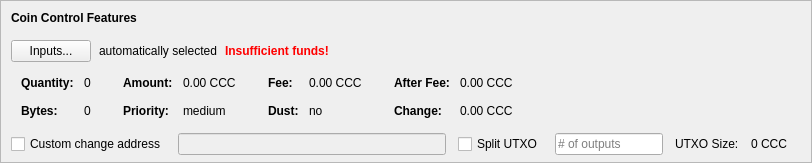
    <widget class="QFrame" name="frameCoinControl">
     <property name="sizePolicy">
      <sizepolicy hsizetype="Expanding" vsizetype="Expanding">
       <horstretch>0</horstretch>
       <verstretch>0</verstretch>
      </sizepolicy>
     </property>
     <property name="maximumSize">
      <size>
       <width>16777215</width>
       <height>16777215</height>
      </size>
     </property>
     <property name="frameShape">
      <enum>QFrame::StyledPanel</enum>
     </property>
     <property name="frameShadow">
      <enum>QFrame::Sunken</enum>
     </property>
     <layout class="QVBoxLayout" name="verticalLayoutCoinControl2">
      <property name="spacing">
       <number>0</number>
      </property>
      <property name="leftMargin">
       <number>0</number>
      </property>
      <property name="topMargin">
       <number>0</number>
      </property>
      <property name="rightMargin">
       <number>0</number>
      </property>
      <property name="bottomMargin">
       <number>6</number>
      </property>
      <item>
       <layout class="QVBoxLayout" name="verticalLayoutCoinControl" stretch="0,0,0,0,1">
        <property name="spacing">
         <number>0</number>
        </property>
        <property name="leftMargin">
         <number>10</number>
        </property>
        <property name="topMargin">
         <number>10</number>
        </property>
        <item>
         <layout class="QHBoxLayout" name="horizontalLayoutCoinControl1">
          <property name="bottomMargin">
           <number>15</number>
          </property>
          <item>
           <widget class="QLabel" name="labelCoinControlFeatures">
            <property name="sizePolicy">
             <sizepolicy hsizetype="Preferred" vsizetype="Maximum">
              <horstretch>0</horstretch>
              <verstretch>0</verstretch>
             </sizepolicy>
            </property>
            <property name="font">
             <font>
              <weight>75</weight>
              <bold>true</bold>
             </font>
            </property>
            <property name="styleSheet">
             <string notr="true">font-weight:bold;</string>
            </property>
            <property name="text">
             <string>Coin Control Features</string>
            </property>
           </widget>
          </item>
         </layout>
        </item>
        <item>
         <layout class="QHBoxLayout" name="horizontalLayoutCoinControl2" stretch="0,0,0,0">
          <property name="spacing">
           <number>8</number>
          </property>
          <property name="bottomMargin">
           <number>10</number>
          </property>
          <item>
           <widget class="QPushButton" name="pushButtonCoinControl">
            <property name="styleSheet">
             <string notr="true"/>
            </property>
            <property name="text">
             <string>Inputs...</string>
            </property>
            <property name="autoDefault">
             <bool>false</bool>
            </property>
           </widget>
          </item>
          <item>
           <widget class="QLabel" name="labelCoinControlAutomaticallySelected">
            <property name="text">
             <string>automatically selected</string>
            </property>
            <property name="margin">
             <number>5</number>
            </property>
           </widget>
          </item>
          <item>
           <widget class="QLabel" name="labelCoinControlInsuffFunds">
            <property name="font">
             <font>
              <weight>75</weight>
              <bold>true</bold>
             </font>
            </property>
            <property name="styleSheet">
             <string notr="true">color:red;font-weight:bold;</string>
            </property>
            <property name="text">
             <string>Insufficient funds!</string>
            </property>
            <property name="margin">
             <number>5</number>
            </property>
           </widget>
          </item>
          <item>
           <spacer name="horizontalSpacerCoinControl">
            <property name="orientation">
             <enum>Qt::Horizontal</enum>
            </property>
            <property name="sizeHint" stdset="0">
             <size>
              <width>40</width>
              <height>1</height>
             </size>
            </property>
           </spacer>
          </item>
         </layout>
        </item>
        <item>
         <widget class="QWidget" name="widgetCoinControl" native="true">
          <property name="sizePolicy">
           <sizepolicy hsizetype="Preferred" vsizetype="Preferred">
            <horstretch>0</horstretch>
            <verstretch>0</verstretch>
           </sizepolicy>
          </property>
          <property name="minimumSize">
           <size>
            <width>0</width>
            <height>0</height>
           </size>
          </property>
          <property name="styleSheet">
           <string notr="true"/>
          </property>
          <layout class="QHBoxLayout" name="horizontalLayoutCoinControl5">
           <property name="leftMargin">
            <number>0</number>
           </property>
           <property name="topMargin">
            <number>0</number>
           </property>
           <property name="rightMargin">
            <number>0</number>
           </property>
           <property name="bottomMargin">
            <number>0</number>
           </property>
           <item>
            <layout class="QHBoxLayout" name="horizontalLayoutCoinControl3" stretch="0,0,0,1">
             <property name="spacing">
              <number>20</number>
             </property>
             <property name="topMargin">
              <number>0</number>
             </property>
             <property name="bottomMargin">
              <number>10</number>
             </property>
             <item>
              <layout class="QFormLayout" name="formLayoutCoinControl1">
               <property name="horizontalSpacing">
                <number>10</number>
               </property>
               <property name="verticalSpacing">
                <number>14</number>
               </property>
               <property name="leftMargin">
                <number>10</number>
               </property>
               <property name="topMargin">
                <number>4</number>
               </property>
               <property name="rightMargin">
                <number>6</number>
               </property>
               <item row="0" column="0">
                <widget class="QLabel" name="labelCoinControlQuantityText">
                 <property name="font">
                  <font>
                   <weight>75</weight>
                   <bold>true</bold>
                  </font>
                 </property>
                 <property name="text">
                  <string>Quantity:</string>
                 </property>
                 <property name="margin">
                  <number>0</number>
                 </property>
                </widget>
               </item>
               <item row="0" column="1">
                <widget class="QLabel" name="labelCoinControlQuantity">
                 <property name="cursor">
                  <cursorShape>IBeamCursor</cursorShape>
                 </property>
                 <property name="contextMenuPolicy">
                  <enum>Qt::ActionsContextMenu</enum>
                 </property>
                 <property name="text">
                  <string notr="true">0</string>
                 </property>
                 <property name="margin">
                  <number>0</number>
                 </property>
                 <property name="textInteractionFlags">
                  <set>Qt::LinksAccessibleByMouse|Qt::TextSelectableByKeyboard|Qt::TextSelectableByMouse</set>
                 </property>
                </widget>
               </item>
               <item row="1" column="0">
                <widget class="QLabel" name="labelCoinControlBytesText">
                 <property name="font">
                  <font>
                   <weight>75</weight>
                   <bold>true</bold>
                  </font>
                 </property>
                 <property name="text">
                  <string>Bytes:</string>
                 </property>
                </widget>
               </item>
               <item row="1" column="1">
                <widget class="QLabel" name="labelCoinControlBytes">
                 <property name="cursor">
                  <cursorShape>IBeamCursor</cursorShape>
                 </property>
                 <property name="contextMenuPolicy">
                  <enum>Qt::ActionsContextMenu</enum>
                 </property>
                 <property name="text">
                  <string notr="true">0</string>
                 </property>
                 <property name="textInteractionFlags">
                  <set>Qt::LinksAccessibleByMouse|Qt::TextSelectableByKeyboard|Qt::TextSelectableByMouse</set>
                 </property>
                </widget>
               </item>
              </layout>
             </item>
             <item>
              <layout class="QFormLayout" name="formLayoutCoinControl2">
               <property name="horizontalSpacing">
                <number>10</number>
               </property>
               <property name="verticalSpacing">
                <number>14</number>
               </property>
               <property name="leftMargin">
                <number>6</number>
               </property>
               <property name="topMargin">
                <number>4</number>
               </property>
               <property name="rightMargin">
                <number>6</number>
               </property>
               <item row="0" column="0">
                <widget class="QLabel" name="labelCoinControlAmountText">
                 <property name="font">
                  <font>
                   <weight>75</weight>
                   <bold>true</bold>
                  </font>
                 </property>
                 <property name="text">
                  <string>Amount:</string>
                 </property>
                 <property name="margin">
                  <number>0</number>
                 </property>
                </widget>
               </item>
               <item row="0" column="1">
                <widget class="QLabel" name="labelCoinControlAmount">
                 <property name="cursor">
                  <cursorShape>IBeamCursor</cursorShape>
                 </property>
                 <property name="contextMenuPolicy">
                  <enum>Qt::ActionsContextMenu</enum>
                 </property>
                 <property name="text">
                  <string notr="true">0.00 CCC</string>
                 </property>
                 <property name="textInteractionFlags">
                  <set>Qt::LinksAccessibleByMouse|Qt::TextSelectableByKeyboard|Qt::TextSelectableByMouse</set>
                 </property>
                </widget>
               </item>
               <item row="1" column="0">
                <widget class="QLabel" name="labelCoinControlPriorityText">
                 <property name="font">
                  <font>
                   <weight>75</weight>
                   <bold>true</bold>
                  </font>
                 </property>
                 <property name="text">
                  <string>Priority:</string>
                 </property>
                </widget>
               </item>
               <item row="1" column="1">
                <widget class="QLabel" name="labelCoinControlPriority">
                 <property name="cursor">
                  <cursorShape>IBeamCursor</cursorShape>
                 </property>
                 <property name="contextMenuPolicy">
                  <enum>Qt::ActionsContextMenu</enum>
                 </property>
                 <property name="text">
                  <string>medium</string>
                 </property>
                 <property name="textInteractionFlags">
                  <set>Qt::LinksAccessibleByMouse|Qt::TextSelectableByKeyboard|Qt::TextSelectableByMouse</set>
                 </property>
                </widget>
               </item>
              </layout>
             </item>
             <item>
              <layout class="QFormLayout" name="formLayoutCoinControl3">
               <property name="horizontalSpacing">
                <number>10</number>
               </property>
               <property name="verticalSpacing">
                <number>14</number>
               </property>
               <property name="leftMargin">
                <number>6</number>
               </property>
               <property name="topMargin">
                <number>4</number>
               </property>
               <property name="rightMargin">
                <number>6</number>
               </property>
               <item row="0" column="0">
                <widget class="QLabel" name="labelCoinControlFeeText">
                 <property name="font">
                  <font>
                   <weight>75</weight>
                   <bold>true</bold>
                  </font>
                 </property>
                 <property name="text">
                  <string>Fee:</string>
                 </property>
                 <property name="margin">
                  <number>0</number>
                 </property>
                </widget>
               </item>
               <item row="0" column="1">
                <widget class="QLabel" name="labelCoinControlFee">
                 <property name="cursor">
                  <cursorShape>IBeamCursor</cursorShape>
                 </property>
                 <property name="contextMenuPolicy">
                  <enum>Qt::ActionsContextMenu</enum>
                 </property>
                 <property name="text">
                  <string notr="true">0.00 CCC</string>
                 </property>
                 <property name="textInteractionFlags">
                  <set>Qt::LinksAccessibleByMouse|Qt::TextSelectableByKeyboard|Qt::TextSelectableByMouse</set>
                 </property>
                </widget>
               </item>
               <item row="1" column="0">
                <widget class="QLabel" name="labelCoinControlLowOutputText">
                 <property name="font">
                  <font>
                   <weight>75</weight>
                   <bold>true</bold>
                  </font>
                 </property>
                 <property name="text">
                  <string>Dust:</string>
                 </property>
                </widget>
               </item>
               <item row="1" column="1">
                <widget class="QLabel" name="labelCoinControlLowOutput">
                 <property name="cursor">
                  <cursorShape>IBeamCursor</cursorShape>
                 </property>
                 <property name="contextMenuPolicy">
                  <enum>Qt::ActionsContextMenu</enum>
                 </property>
                 <property name="text">
                  <string>no</string>
                 </property>
                 <property name="textInteractionFlags">
                  <set>Qt::LinksAccessibleByMouse|Qt::TextSelectableByKeyboard|Qt::TextSelectableByMouse</set>
                 </property>
                </widget>
               </item>
              </layout>
             </item>
             <item>
              <layout class="QFormLayout" name="formLayoutCoinControl4">
               <property name="horizontalSpacing">
                <number>10</number>
               </property>
               <property name="verticalSpacing">
                <number>14</number>
               </property>
               <property name="leftMargin">
                <number>6</number>
               </property>
               <property name="topMargin">
                <number>4</number>
               </property>
               <property name="rightMargin">
                <number>6</number>
               </property>
               <item row="0" column="0">
                <widget class="QLabel" name="labelCoinControlAfterFeeText">
                 <property name="font">
                  <font>
                   <weight>75</weight>
                   <bold>true</bold>
                  </font>
                 </property>
                 <property name="text">
                  <string>After Fee:</string>
                 </property>
                 <property name="margin">
                  <number>0</number>
                 </property>
                </widget>
               </item>
               <item row="0" column="1">
                <widget class="QLabel" name="labelCoinControlAfterFee">
                 <property name="cursor">
                  <cursorShape>IBeamCursor</cursorShape>
                 </property>
                 <property name="contextMenuPolicy">
                  <enum>Qt::ActionsContextMenu</enum>
                 </property>
                 <property name="text">
                  <string notr="true">0.00 CCC</string>
                 </property>
                 <property name="textInteractionFlags">
                  <set>Qt::LinksAccessibleByMouse|Qt::TextSelectableByKeyboard|Qt::TextSelectableByMouse</set>
                 </property>
                </widget>
               </item>
               <item row="1" column="0">
                <widget class="QLabel" name="labelCoinControlChangeText">
                 <property name="font">
                  <font>
                   <weight>75</weight>
                   <bold>true</bold>
                  </font>
                 </property>
                 <property name="text">
                  <string>Change:</string>
                 </property>
                </widget>
               </item>
               <item row="1" column="1">
                <widget class="QLabel" name="labelCoinControlChange">
                 <property name="cursor">
                  <cursorShape>IBeamCursor</cursorShape>
                 </property>
                 <property name="contextMenuPolicy">
                  <enum>Qt::ActionsContextMenu</enum>
                 </property>
                 <property name="text">
                  <string notr="true">0.00 CCC</string>
                 </property>
                 <property name="textInteractionFlags">
                  <set>Qt::LinksAccessibleByMouse|Qt::TextSelectableByKeyboard|Qt::TextSelectableByMouse</set>
                 </property>
                </widget>
               </item>
              </layout>
             </item>
            </layout>
           </item>
          </layout>
         </widget>
        </item>
        <item>
         <layout class="QHBoxLayout" name="horizontalLayoutCoinControl4" stretch="0,0,0,0,0,0,0">
          <property name="spacing">
           <number>12</number>
          </property>
          <property name="sizeConstraint">
           <enum>QLayout::SetDefaultConstraint</enum>
          </property>
          <property name="topMargin">
           <number>5</number>
          </property>
          <property name="rightMargin">
           <number>5</number>
          </property>
          <item>
           <widget class="QCheckBox" name="checkBoxCoinControlChange">
            <property name="toolTip">
             <string>If this is activated, but the change address is empty or invalid, change will be sent to a newly generated address.</string>
            </property>
            <property name="text">
             <string>Custom change address</string>
            </property>
           </widget>
          </item>
          <item>
           <widget class="QValidatedLineEdit" name="lineEditCoinControlChange">
            <property name="enabled">
             <bool>false</bool>
            </property>
            <property name="sizePolicy">
             <sizepolicy hsizetype="Expanding" vsizetype="Fixed">
              <horstretch>0</horstretch>
              <verstretch>0</verstretch>
             </sizepolicy>
            </property>
           </widget>
          </item>
          <item>
           <widget class="QCheckBox" name="splitBlockCheckBox">
            <property name="text">
             <string>Split UTXO</string>
            </property>
           </widget>
          </item>
          <item>
           <widget class="QLineEdit" name="splitBlockLineEdit">
            <property name="sizePolicy">
             <sizepolicy hsizetype="Fixed" vsizetype="Fixed">
              <horstretch>50</horstretch>
              <verstretch>0</verstretch>
             </sizepolicy>
            </property>
            <property name="placeholderText">
             <string># of outputs</string>
            </property>
           </widget>
          </item>
          <item>
           <widget class="QLabel" name="labelBlockSizeText">
            <property name="text">
             <string>UTXO Size:</string>
            </property>
           </widget>
          </item>
          <item>
           <widget class="QLabel" name="labelBlockSize">
            <property name="text">
             <string>0 CCC</string>
            </property>
           </widget>
          </item>
          <item>
           <widget class="QLabel" name="labelCoinControlChangeLabel">
            <property name="sizePolicy">
             <sizepolicy hsizetype="Preferred" vsizetype="Expanding">
              <horstretch>0</horstretch>
              <verstretch>0</verstretch>
             </sizepolicy>
            </property>
            <property name="minimumSize">
             <size>
              <width>0</width>
              <height>0</height>
             </size>
            </property>
            <property name="text">
             <string/>
            </property>
            <property name="margin">
             <number>3</number>
            </property>
           </widget>
          </item>
         </layout>
        </item>
        <item>
         <spacer name="verticalSpacerCoinControl">
          <property name="orientation">
           <enum>Qt::Vertical</enum>
          </property>
          <property name="sizeHint" stdset="0">
           <size>
            <width>800</width>
            <height>1</height>
           </size>
          </property>
         </spacer>
        </item>
       </layout>
      </item>
     </layout>
    </widget>
